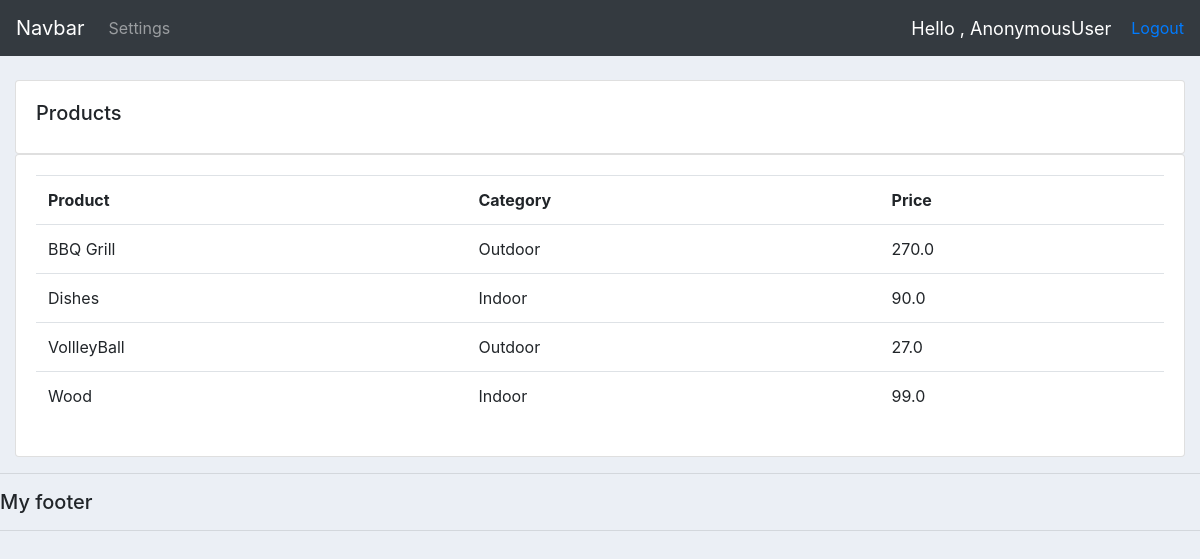
Screenshot of /products/ with the database file from the repository.
### filedata9/models.py (models this page shows, shortened)
class Products(models.Model):
    CATEGORY = (
        ('Indoor','Indoor'),
        ('Outdoor','Outdoor'),
    )
    name = models.CharField(max_length=200,null=True)
    price = models.FloatField(null=True)
    category = models.CharField(max_length=200,null=True,choices=CATEGORY)
    description = models.CharField(max_length=200,null=True,blank=True)
    Date_created = models.DateTimeField(auto_now_add=True)
    tags = models.ManyToManyField(Tag)

### filedata9/views.py (the view)
# urls.py: path('products/', views.products, name='products'),
def products(request):
    products=Products.objects.all()
    return render(request,'filedata9/products.html', {'products':products})

### filedata9/templates/filedata9/products.html
{% extends 'filedata9/main.html' %}
{% block content %}
   <br>
   <div class='row'>
       <div class=col-md>
           <div class = 'card card-body'>
               <h5>Products</h5>
           </div>
       <div class = 'card card-body'>
           <table class ='table'>
               <tr>
                   <th>Product</th>
                   <th>Category</th>
                   <th>Price</th>
               </tr>
               {% for i in products %}
							<tr>
								<td>{{i.name}}</td>
								<td>{{i.category}}</td>
								<td>{{i.price}}</td>
							</tr>
				{% endfor %}
           </table>
            </div>
        </div>
   </div>
{% endblock content %}

### static/css/main.css (style rules this page uses)
body { background-color: #ebeff5; }

### rows the page displays
Products: name "BBQ Grill", category "Outdoor", price "270.0"
Products: name "Dishes", category "Indoor", price "90.0"
Products: name "VollleyBall", category "Outdoor", price "27.0"
Products: name "Wood", category "Indoor", price "99.0"

### other values shown
{{ request.user }} "AnonymousUser"
